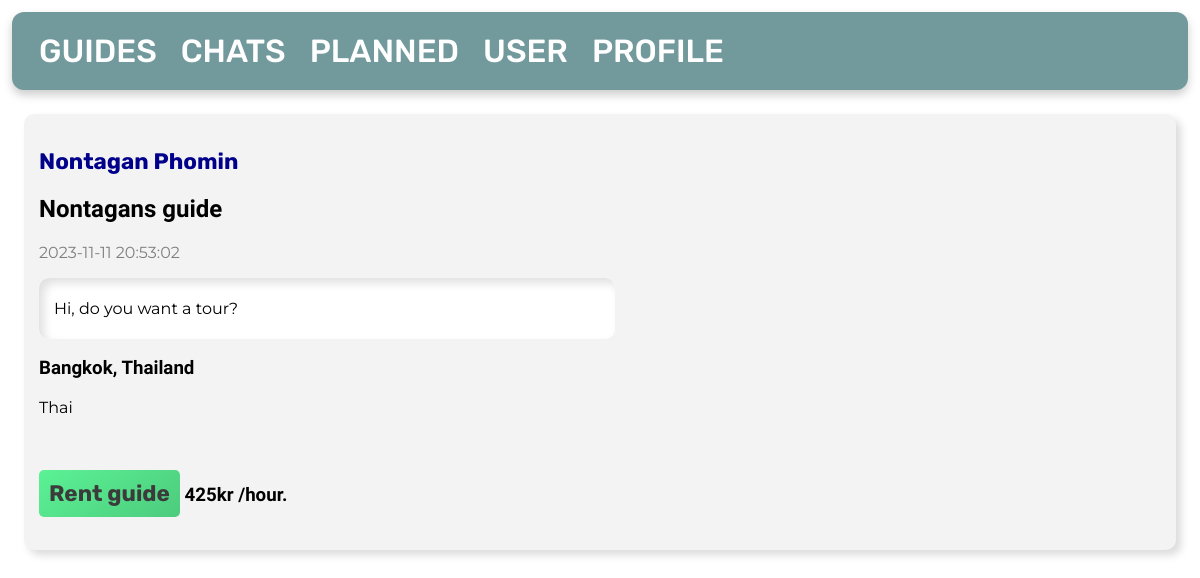
/2/view/, run on an earlier commit of the app's database.
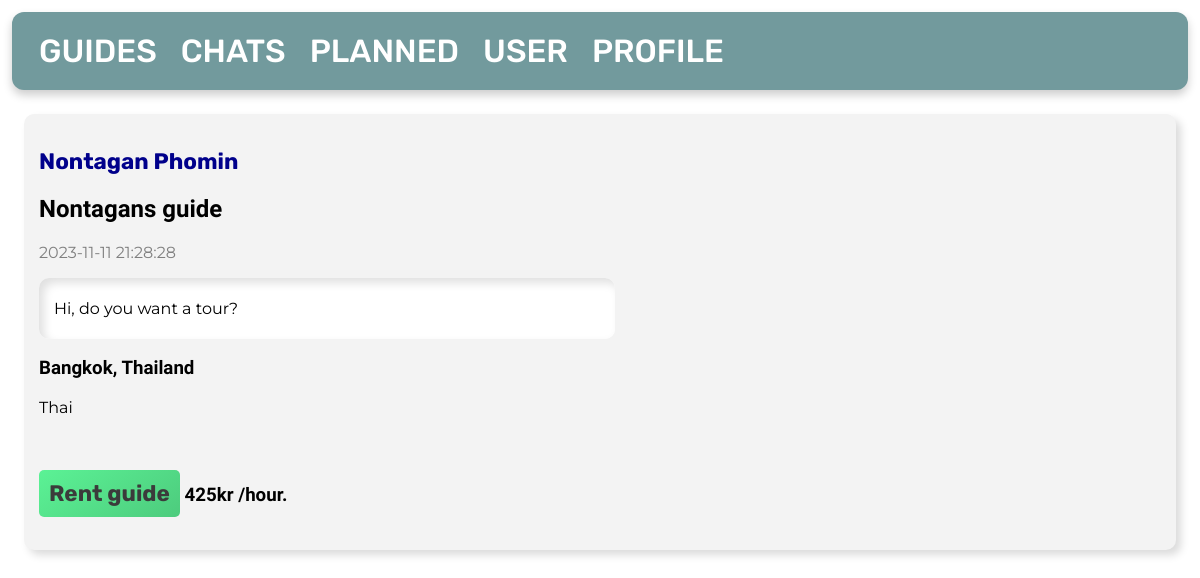
And on a later commit of the database.
### tables this page shows
CREATE TABLE posts
(
    id       INTEGER PRIMARY KEY AUTOINCREMENT,
    byUser   INTEGER,
    created  TIMESTAMP NOT NULL DEFAULT CURRENT_TIMESTAMP,
    title    TEXT      NOT NULL,
    content  TEXT      NOT NULL,
    country  TEXT      NOT NULL,
    city     TEXT      NOT NULL,
    language TEXT,
    price    INTEGER   NOT NULL,
    type     TEXT,
    FOREIGN KEY (byUser) REFERENCES user (id)
);

### app.py (the view)
@app.route('/<int:id>/view/', methods=('GET', 'POST'))
def view(id):
    db = get_db_connection()
    posts = db.execute('SELECT * FROM posts, user WHERE posts.id = ? AND posts.byUser = user.id', (id,)).fetchone()
    db.close()
    return render_template('view-guide.html', posts=posts)

### app.py (called while the page is built)
def get_db_connection():
    db = sqlite3.connect('database.db')
    db.row_factory = sqlite3.Row
    return db

### templates/view-guide.html
{% extends 'base.html' %}
{% block content %}
    <div class='post'>
        <h3>
            <a id="profile"
               href="{{ url_for('viewProfile', id=posts['id'], u=posts['byUser']) }}">{{ posts['firstname'] }} {{ posts['lastname'] }}</a>
        </h3>
        <h2>{{ posts['title'] }}</h2>
        <p id="date">{{ posts['created'] }}</p>
        <div id="textsec">
            <p>{{ posts['content'] }}</p>
        </div>
        <h3>{{ posts['city'] }}, {{ posts['country'] }}</h3>
        <p>{{ posts['language'] }}</p>
        <br>
        <h3>
            <a href="{{ url_for('rent', id=posts['id']) }}">Rent guide</a> {{ posts['price'] }}kr /hour.
        </h3>
    </div>
{% endblock %}

What changed in the data, as far as the page shows it:
changed posts "Nontagans guide": created "2023-11-11 20:53:02" → "2023-11-11 21:28:28"
